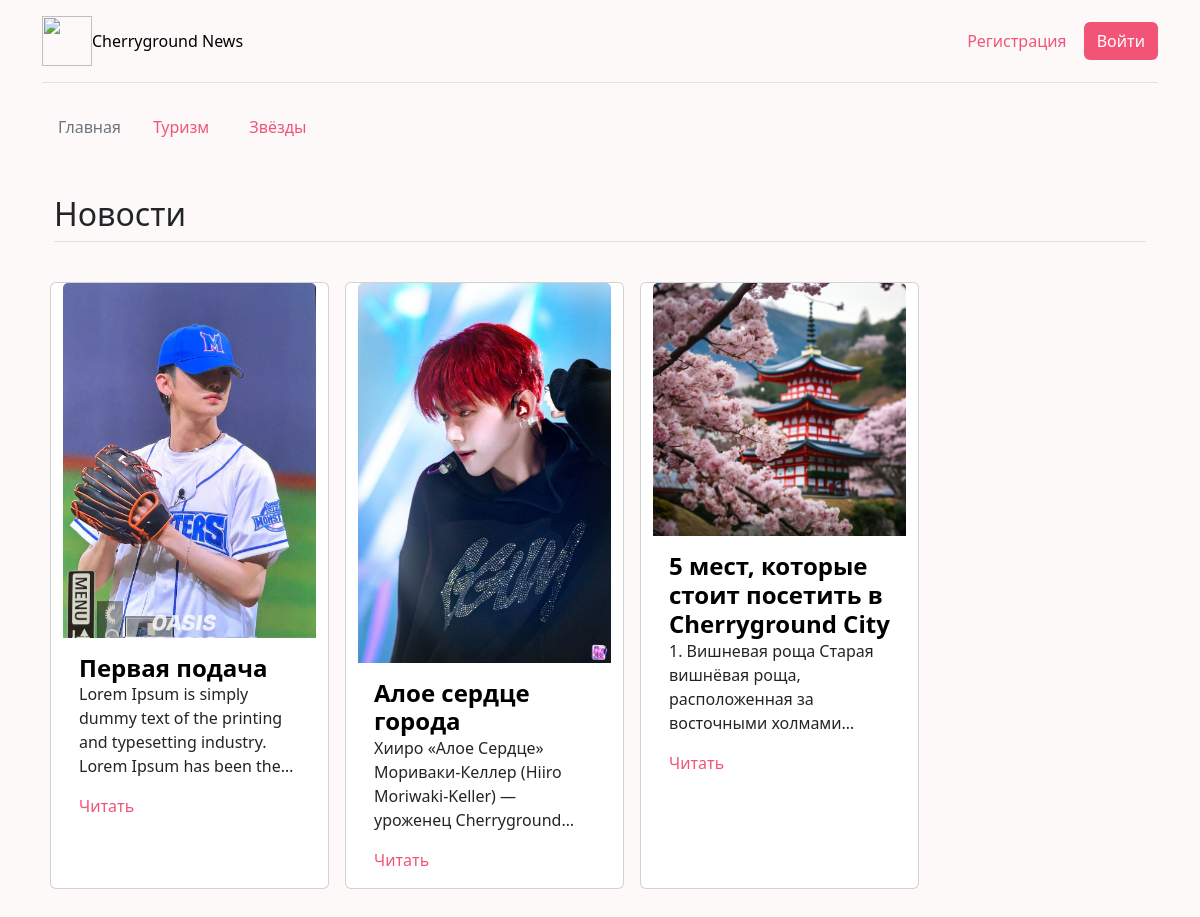
The page / on the database its author committed.
### index/models.py (models this page shows, shortened)
class NewsCategory(models.Model):
    category_name = models.CharField(max_length=32, verbose_name="Название категории")
    added_date = models.DateTimeField(auto_now_add=True)
    def __str__(self):
        return self.category_name
    class Meta:
        verbose_name = "категорию"
        verbose_name_plural = "категории"

class News(models.Model):
    title = models.CharField(max_length=128, verbose_name="Заголовок")
    text = models.TextField(verbose_name="Текст")
    photo = models.ImageField(upload_to="media", verbose_name="Фото", blank=True, null=True)
    category = models.ForeignKey(NewsCategory, on_delete=models.CASCADE, verbose_name="Категория")
    added_date = models.DateTimeField(auto_now_add=True)
    class Meta:
        verbose_name = "заголовок"
        verbose_name_plural = "заголовки"

### index/views.py (the view)
# urls.py: path('', views.home_page),
def home_page(request):
    categories = models.NewsCategory.objects.all()
    news = models.News.objects.order_by('-added_date')
    context = {
        'categories': categories,
        'news': news
    }
    return render(request, 'home.html', context)

### index/templates/home.html (shortened to what this page needs)
<!DOCTYPE html>
{% load static %}
<html lang="ru">
<head>
    <link rel="stylesheet" href="https://cdn.jsdelivr.net/npm/bootstrap@5.3.8/dist/css/bootstrap.min.css">
    <link rel="stylesheet" href="{% static 'css/home.css'%} ">
</head>
<body>
<div class="container">
    <header class="d-flex flex-wrap align-items-center justify-content-center justify-content-md-between py-3 mb-4 border-bottom">
        <div>
            <a href="/" class="d-flex align-items-center mb-2 mb-lg-0 link-body-emphasis text-decoration-none">
                <img src="https://media.istockphoto.com/id/1142625085/vector/cute-flower-icon-in-flat-design-cherry-blossoms.jpg?s=612x612&w=0&k=20&c=TIN_uIMRGwVpi4VttwWViF0rhmHTvJG7PF1UcPHu6jI="
                     width="50" height="50" alt=""><span>Cherryground News</span>
            </a>
        </div>
        {% if user.is_authenticated %}
            <div class="col text-end" >
                <a href="/create" class="btn" role="button" style="color:  #f25477">+ Добавить статью</a>
                <a href="/saved" class="btn" role="button">&#x2661; Избранное</a>
                <a href="/logout" class="btn" role="button" style="background-color: #f25477; color: white">Выйти</a>
            </div>
        {% else %}
            <div class="col-md-3 text-end" >
                <a href="/register" class="btn" role="button" style="color:  #f25477">Регистрация</a>
                <a href="{% url 'login' %}" class="btn" role="button" style="background-color: #f25477; color: white">Войти</a>
            </div>
        {% endif %}
    </header>
</div>
<div class="container d-flex flex-wrap align-items-center justify-content-center justify-content-lg-start">
    <ul class="nav col-12 col-lg-auto me-lg-auto mb-2 justify-content-center mb-md-0">
        <li><a href="#" class="nav-link text-secondary">Главная</a></li>
        {% for c in categories %}
        <li class="nav-item me-2 cat" >
                <a href="/category/{{ c.id }}" class="nav-link" aria-current="page">{{ c }}</a>
        </li>
        {% endfor %}
    </ul>
</div>
<div class="container px-4 py-5" id="icon-grid">
    <h2 class="pb-2 border-bottom">Новости</h2>
    <div class="row row-cols-1 row-cols-sm-2 row-cols-md-3 row-cols-lg-4 g-4 py-5">
        {% for n in news %}
        <div class="col d-flex m-2 card">
            <a href="/news/{{ n.id }}"><img src="{{n.photo.url}}" alt="{{n.title}}" class="card-img-top"></a>
            <div class="col card-body">
                <h4 class="fw-bold mb-0 fs-4 text-body-emphasis">{{n.title}}</h4>
                <p>{{n.text}}</p>
                <a href="/news/{{ n.id }}" class="nav-link active read" role="button">Читать</a>
            </div>
        </div>
        {%endfor%}
    </div>
</div>
</body>
</html>

### index/static/css/home.css (style rules this page uses)
body { background-color: rgb(253, 249, 249); }
p { overflow: hidden; text-overflow: ellipsis; display: -webkit-box; -webkit-line-clamp: 4; -webkit-box-orient: vertical; }
.nav-link { color: #f25477; }

### rows shown on the page
NewsCategory: category_name "Туризм"
NewsCategory: category_name "Звёзды"
News: photo (picture), title "Первая подача", text "Lorem Ipsum is simply dummy text of the printing and typesetting industry. Lorem Ipsum has been…"
News: photo (picture), title "Алое сердце города", text "Хииро «Алое Сердце» Мориваки-Келлер (Hiiro Moriwaki-Keller) — уроженец…"
News: photo (picture), title "5 мест, которые стоит посетить в Cherryground City", text "1. Вишневая роща Старая вишнёвая роща, расположенная за восточными…"
